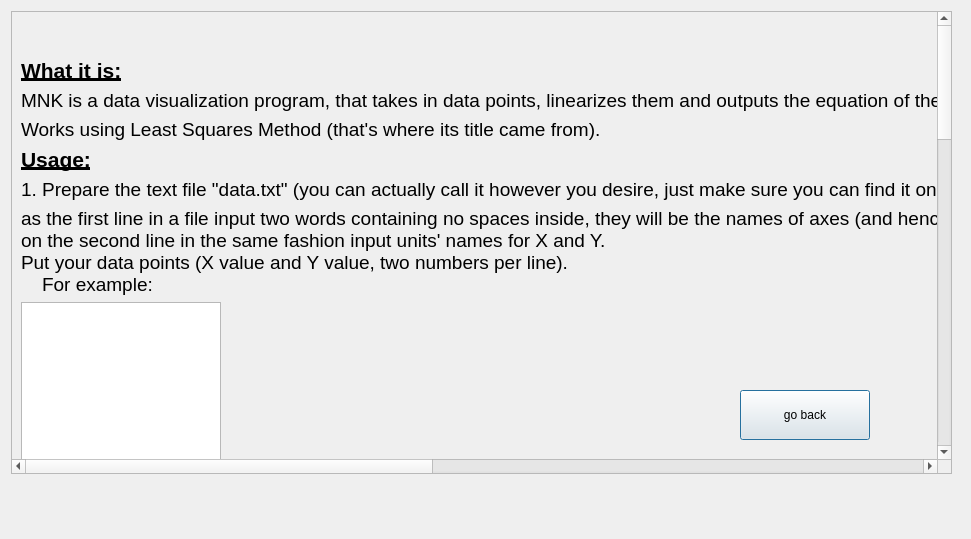
<?xml version="1.0" encoding="UTF-8"?>
<ui version="4.0">
 <class>HelpDialog</class>
 <widget class="QDialog" name="HelpDialog">
  <property name="geometry">
   <rect>
    <x>0</x>
    <y>0</y>
    <width>971</width>
    <height>539</height>
   </rect>
  </property>
  <property name="minimumSize">
   <size>
    <width>600</width>
    <height>400</height>
   </size>
  </property>
  <property name="windowTitle">
   <string>Dialog</string>
  </property>
  <widget class="QScrollArea" name="scrollArea">
   <property name="geometry">
    <rect>
     <x>11</x>
     <y>11</y>
     <width>941</width>
     <height>463</height>
    </rect>
   </property>
   <property name="sizePolicy">
    <sizepolicy hsizetype="Preferred" vsizetype="Preferred">
     <horstretch>0</horstretch>
     <verstretch>0</verstretch>
    </sizepolicy>
   </property>
   <property name="autoFillBackground">
    <bool>true</bool>
   </property>
   <property name="widgetResizable">
    <bool>true</bool>
   </property>
   <widget class="QWidget" name="scrollAreaWidgetContents_2">
    <property name="geometry">
     <rect>
      <x>0</x>
      <y>-1662</y>
      <width>2489</width>
      <height>2106</height>
     </rect>
    </property>
    <layout class="QVBoxLayout" name="verticalLayout">
     <item>
      <widget class="QLabel" name="label_1">
       <property name="font">
        <font>
         <pointsize>20</pointsize>
         <italic>true</italic>
         <bold>true</bold>
        </font>
       </property>
       <property name="layoutDirection">
        <enum>Qt::LeftToRight</enum>
       </property>
       <property name="text">
        <string>MNK:</string>
       </property>
       <property name="alignment">
        <set>Qt::AlignCenter</set>
       </property>
      </widget>
     </item>
     <item>
      <widget class="QLabel" name="label_8">
       <property name="font">
        <font>
         <pointsize>16</pointsize>
         <bold>true</bold>
         <underline>true</underline>
        </font>
       </property>
       <property name="text">
        <string>What it is:</string>
       </property>
      </widget>
     </item>
     <item>
      <widget class="QLabel" name="label_10">
       <property name="font">
        <font>
         <pointsize>14</pointsize>
        </font>
       </property>
       <property name="text">
        <string>MNK is a data visualization program, that takes in data points, linearizes them and outputs the equation of the linear fit.</string>
       </property>
      </widget>
     </item>
     <item>
      <widget class="QLabel" name="label_11">
       <property name="font">
        <font>
         <pointsize>14</pointsize>
        </font>
       </property>
       <property name="text">
        <string>Works using Least Squares Method (that's where its title came from).</string>
       </property>
      </widget>
     </item>
     <item>
      <widget class="QLabel" name="label">
       <property name="font">
        <font>
         <pointsize>16</pointsize>
         <bold>true</bold>
         <underline>true</underline>
        </font>
       </property>
       <property name="text">
        <string>Usage:</string>
       </property>
      </widget>
     </item>
     <item>
      <widget class="QLabel" name="label_4">
       <property name="font">
        <font>
         <pointsize>14</pointsize>
        </font>
       </property>
       <property name="text">
        <string>1. Prepare the text file &quot;data.txt&quot; (you can actually call it however you desire, just make sure you can find it on your local system):</string>
       </property>
      </widget>
     </item>
     <item>
      <widget class="QLabel" name="label_5">
       <property name="font">
        <font>
         <pointsize>14</pointsize>
        </font>
       </property>
       <property name="text">
        <string>as the first line in a file input two words containing no spaces inside, they will be the names of axes (and hence variables) X and Y respectively.
on the second line in the same fashion input units' names for X and Y.
Put your data points (X value and Y value, two numbers per line).
    For example:</string>
       </property>
      </widget>
     </item>
     <item>
      <widget class="QTextEdit" name="textEdit">
       <property name="minimumSize">
        <size>
         <width>0</width>
         <height>200</height>
        </size>
       </property>
       <property name="maximumSize">
        <size>
         <width>200</width>
         <height>16777215</height>
        </size>
       </property>
      </widget>
     </item>
     <item>
      <widget class="QLabel" name="label_6">
       <property name="font">
        <font>
         <pointsize>14</pointsize>
        </font>
       </property>
       <property name="text">
        <string>Then, in the app either paste the full path to that file (here it is data.txt) or browse to find it pressing &quot;. . .&quot; button on the right and press &quot;FIT&quot;. On the left you will see the data points recorded (you may want to validate it was recorded correctly).</string>
       </property>
      </widget>
     </item>
     <item>
      <widget class="QLabel" name="label_7">
       <property name="font">
        <font>
         <pointsize>16</pointsize>
         <bold>true</bold>
         <underline>true</underline>
        </font>
       </property>
       <property name="text">
        <string>Additional info:</string>
       </property>
      </widget>
     </item>
     <item>
      <widget class="QLabel" name="label_12">
       <property name="font">
        <font>
         <pointsize>14</pointsize>
        </font>
       </property>
       <property name="text">
        <string>    What could go wrong:
1) not exactly two words (numbers) per line.
2) empty first or second line.
3) mind that program divides data by spaces (tabs, etc.), additional spaces in file's words/numbers may cause errors, 
for instance, this is incorrect:</string>
       </property>
      </widget>
     </item>
     <item>
      <widget class="QTextEdit" name="textEdit_2">
       <property name="minimumSize">
        <size>
         <width>0</width>
         <height>200</height>
        </size>
       </property>
       <property name="maximumSize">
        <size>
         <width>200</width>
         <height>16777215</height>
        </size>
       </property>
      </widget>
     </item>
     <item>
      <widget class="QLabel" name="label_14">
       <property name="font">
        <font>
         <pointsize>14</pointsize>
        </font>
       </property>
       <property name="text">
        <string>because it counts that there are 3 elements in the 1st line and 4 in the 2nd.</string>
       </property>
      </widget>
     </item>
     <item>
      <widget class="QLabel" name="label_13">
       <property name="font">
        <font>
         <pointsize>14</pointsize>
        </font>
       </property>
       <property name="text">
        <string>
    If it says &quot;invalid data points found in the file&quot;:
It means that it couldn't read two numbers from some line, good suggestion is to check whether there are exactly two numbers per line or to check if there is non-numeric input present.

    If it says &quot;file not found / couldn't be opened&quot;:
Please check if full file path (if you pasted it down manually) leads to a valid file or whether there is something wrong with file (whether it is set as hidden, for example).

    If it says &quot;slope is equal to zero. Data points form a vertical line&quot;:
It means that even though it will be processed correctly and you will get correct results, it is not a main goal of MNK and normally data would be considered invalid.</string>
       </property>
      </widget>
     </item>
     <item>
      <widget class="QLabel" name="label_15">
       <property name="font">
        <font>
         <pointsize>20</pointsize>
         <italic>true</italic>
         <bold>true</bold>
        </font>
       </property>
       <property name="text">
        <string>

SKV</string>
       </property>
       <property name="alignment">
        <set>Qt::AlignCenter</set>
       </property>
      </widget>
     </item>
     <item>
      <widget class="QLabel" name="label_16">
       <property name="font">
        <font>
         <pointsize>16</pointsize>
         <bold>true</bold>
         <underline>true</underline>
        </font>
       </property>
       <property name="text">
        <string>What it is:</string>
       </property>
      </widget>
     </item>
     <item>
      <widget class="QLabel" name="label_18">
       <property name="font">
        <font>
         <pointsize>14</pointsize>
        </font>
       </property>
       <property name="text">
        <string>SKV is a simple data analysis program that calculates the mean and error (also provides some other output such as median, range of data, number of observations and Student's coefficient for 5% significance level for the input given).
    formula for error:</string>
       </property>
      </widget>
     </item>
     <item>
      <widget class="QLabel" name="label_20">
       <property name="text">
        <string>{error displaying formula}</string>
       </property>
      </widget>
     </item>
     <item>
      <widget class="QLabel" name="label_17">
       <property name="font">
        <font>
         <pointsize>16</pointsize>
         <bold>true</bold>
         <underline>true</underline>
        </font>
       </property>
       <property name="text">
        <string>Usage:</string>
       </property>
      </widget>
     </item>
     <item>
      <widget class="QLabel" name="label_19">
       <property name="font">
        <font>
         <pointsize>14</pointsize>
        </font>
       </property>
       <property name="text">
        <string>Input numbers (preferrably one per line) and press calculate.
Data requirements: there should be only numbers, number count should not be less than 2.




</string>
       </property>
      </widget>
     </item>
     <item>
      <widget class="QLabel" name="label_9">
       <property name="font">
        <font>
         <pointsize>14</pointsize>
        </font>
       </property>
       <property name="text">
        <string>Find latest releases of MNK app on &lt;a href=&quot;https://github.com/Andriy-Bilenko/MNK-Least-Squares-Method-&quot;&gt;this github page&lt;/a&gt;.</string>
       </property>
      </widget>
     </item>
     <item>
      <widget class="QLabel" name="label_3">
       <property name="font">
        <font>
         <pointsize>14</pointsize>
        </font>
       </property>
       <property name="text">
        <string>If you ran into some issues by any chance or need to contact the developer, it would be great to recieve your valuable feedback on emaii:  &lt;a&gt;bilenko.a.uni@gmail.com&lt;/a&gt;.</string>
       </property>
      </widget>
     </item>
     <item>
      <widget class="QLabel" name="label_last_blank">
       <property name="text">
        <string> 



end of page</string>
       </property>
       <property name="alignment">
        <set>Qt::AlignCenter</set>
       </property>
      </widget>
     </item>
    </layout>
   </widget>
  </widget>
  <widget class="QPushButton" name="goBackButton">
   <property name="geometry">
    <rect>
     <x>740</x>
     <y>390</y>
     <width>130</width>
     <height>50</height>
    </rect>
   </property>
   <property name="sizePolicy">
    <sizepolicy hsizetype="Fixed" vsizetype="Fixed">
     <horstretch>0</horstretch>
     <verstretch>0</verstretch>
    </sizepolicy>
   </property>
   <property name="minimumSize">
    <size>
     <width>130</width>
     <height>50</height>
    </size>
   </property>
   <property name="text">
    <string>go back</string>
   </property>
  </widget>
 </widget>
 <resources/>
 <connections/>
</ui>
